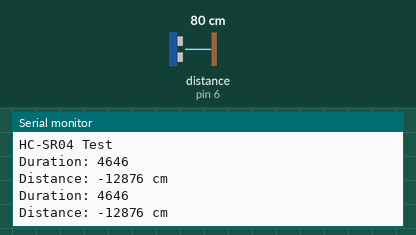
A sketch run on a simulated Arduino Uno, built with avr-gcc and run on an emulated ATmega328P. Parts: the last lines printed to the serial monitor. Wiring (inferred from the names in the program): ultrasonic range finder: trigger pin 5; echo pin 6. The inputs (shaded band) are chosen by the test bench; at power-on: distance to the obstacle (sensor on pin 6) 80 cm. The echo pulse lasts 58.3 µs per cm.

Above: at 4.8 s.
4.9 s: distance to the obstacle (sensor on pin 6) set to 2 cm
At 6.7 s:
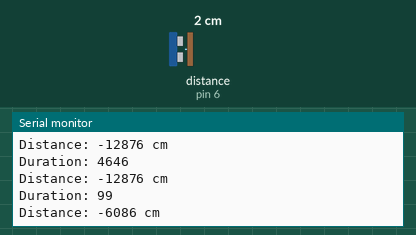
7.9 s: distance to the obstacle (sensor on pin 6) set to 4 cm
At 9.5 s:
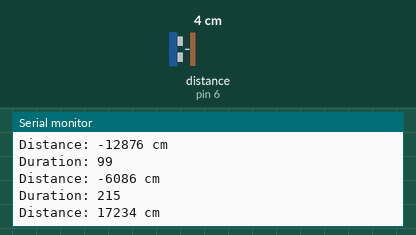
Timing chart, 0 to 11.0 s (numbered marks = the images above; inputs shaded):
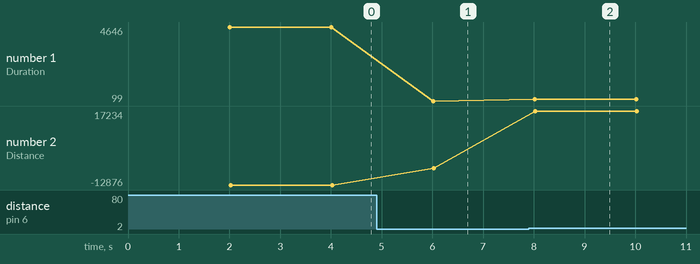

Measured:
- after the input at 4.9 s, the serial monitor: prints a new line after 1.1 s (image 1)
- after the input at 7.9 s, the serial monitor: prints a new line after 0.11 s (image 2)
- plotted number 1: 4646 → 99 after the input at 4.9 s, 99 → 215 after the input at 7.9 s
- plotted number 2: -12876 → -6086 after the input at 4.9 s, -6086 → 17234 after the input at 7.9 s

The sketch:

HCSR04.ino
```cpp
#define trigPin 5
#define echoPin 6

long duration;
int distance;

void setup() {
  pinMode(trigPin, OUTPUT);
  pinMode(echoPin, INPUT);
  Serial.begin(9600);
  Serial.println("HC-SR04 Test");
}
void loop() {
  digitalWrite(trigPin, LOW);
  delay(2000);

  digitalWrite(trigPin, HIGH);
  delayMicroseconds(10);
  digitalWrite(trigPin, LOW);

  duration = pulseIn(echoPin, HIGH);

  distance = duration * 17150;

  Serial.print("Duration: ");
  Serial.println(duration);

  Serial.print("Distance: ");
  Serial.print(distance);
  Serial.println(" cm");
}
```
